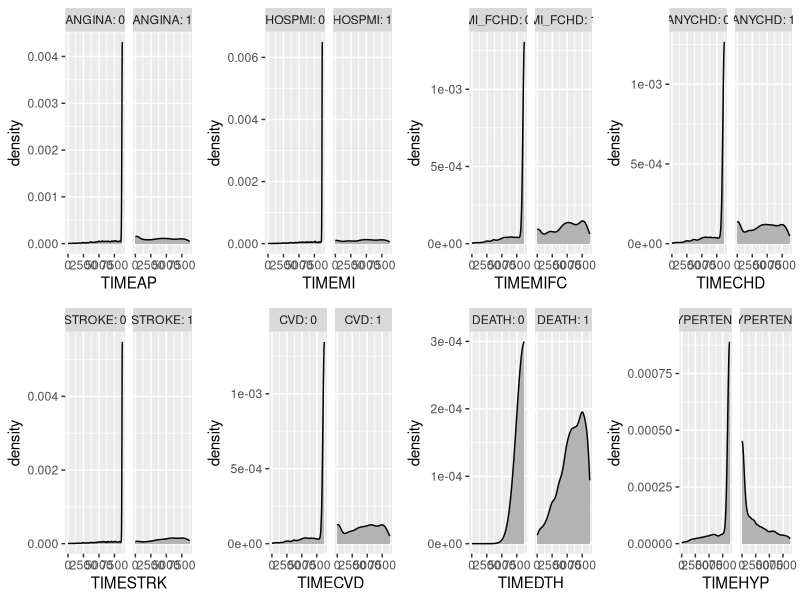

The R source for this figure: (Note: this script raises an error after producing the figure.)
library(ggplot2)
library(tibble)
library(broom)
library(splines)
library(readr)
library(skimr)
library(dplyr)
library(rlang)

set.seed(8088)
framingham_raw <- as_tibble(read.csv("training_data.csv"))


# Framingham is ordered so that lower RANDIDs come first, and when there are
# multiple rows for the same RANDID, the earlier checkups come first.
# This is evidenced by the below check.
all(arrange(framingham_raw[,c("RANDID","TIME")]) == framingham_raw[,c("RANDID","TIME")])

# Thankfully noone attended more than three examinations.
max(table(framingham_raw[,"RANDID"]))


# We use this knowledge to add the column days_till_censoring which shows
# how many years of observation are left until the censoring date. This is
# based on some loose estimate of the censoring date being after 24 years.
# We also drop X since it just counts rows and reencode a bunch of columns
# as factors. Not CVD though since it's our response and so it has to be
# numeric if we want to fit regular lms on it.
framingham_all <- mutate(
    framingham_raw,
    SEX      = factor(SEX,      ordered=TRUE),
    CURSMOKE = factor(CURSMOKE, ordered=TRUE),
    DIABETES = factor(DIABETES, ordered=TRUE),
    BPMEDS   = factor(BPMEDS,   ordered=TRUE),
    educ     = factor(educ,     ordered=TRUE),
    PREVCHD  = factor(PREVCHD,  ordered=TRUE),
    PREVAP   = factor(PREVAP,   ordered=TRUE),
    PREVMI   = factor(PREVMI,   ordered=TRUE),
    PREVSTRK = factor(PREVSTRK, ordered=TRUE),
    PREVHYP  = factor(PREVHYP,  ordered=TRUE),
    PERIOD   = factor(PERIOD,   ordered=TRUE),
    DEATH    = factor(DEATH,    ordered=TRUE),
    ANGINA   = factor(ANGINA,   ordered=TRUE),
    HOSPMI   = factor(HOSPMI,   ordered=TRUE),
    MI_FCHD  = factor(MI_FCHD,  ordered=TRUE),
    ANYCHD   = factor(ANYCHD,   ordered=TRUE),
    STROKE   = factor(STROKE,   ordered=TRUE),
    HYPERTEN = factor(HYPERTEN, ordered=TRUE),
    # We can see that the censoring date was after 8766 days because that's
    # the maximum value in all the TIME* columns, and I think people who didn't
    # have a specific event happen were registered as having it occur after the
    # whole examination period.
    days_till_censoring=8766-TIME,
    X=NULL,
)

# The following expression tells us that over half of the observations
# are in the second and third checkups, so it would be a shame to have to
# throw all that away.
table(framingham_all$PERIOD)


# A list of the correspondences between the times of events
# and the indicators of those events.
timecols <- list(
    TIMEAP   = "ANGINA",
    TIMEMI   = "HOSPMI",
    TIMEMIFC = "MI_FCHD",
    TIMECHD  = "ANYCHD",
    TIMESTRK = "STROKE",
    TIMECVD  = "CVD",
    TIMEDTH  = "DEATH",
    TIMEHYP  = "HYPERTEN"
)

fill = gray(0.7)

# For a column giving the time of occurrence of some event,
# create two plot showing the density of those times.
# One where the indicator is zero and one where it is one.
timeplot <- function(col) {
    indicator <- timecols[[col]]
    ggplot(framingham_all) +
        facet_grid(expr(. ~ !!sym(indicator)), label=label_both) +
        aes_string(col) +
        geom_density(fill=fill)
}

# Create such plots for all the time-to-event columns.
# We see that the distribution are quite different,
# in particular the extremely heavy tail. If the event didn't occur,
# the last moment of contact is registered in the time-to-event column
# instead. So we have to filter the rows out where the event
# didn't occur when making plots of these columns if they are to
# make any sense.
do.call(gridExtra::grid.arrange, c(lapply(names(timecols), timeplot), ncol=4))

# Filter the data such that it only contains the rows
# where some event happened. The parameter col is supposed to
# be the column containing the times to the event, not the indicator
# of the event. E.g. TIMEAP, not ANGINA.
timefilter <- function(col, data=framingham_all, indicator_value=1) {
    indicator <- timecols[[col]]
    filter(data, data[[indicator]] == indicator_value)
}

# Plot the marginal distribution of a column
marginal_plot <- function(col) {
    if (is.factor(framingham[[col]]) | col == "CVD") {
        plot <- ggplot(data=framingham) +
            aes_string(col) +
            xlab(col) +
            ylab("") +
            geom_bar(fill=fill)
    } else {
        if (is.null(timecols[[col]])) {
            data <- framingham
        } else {
            data <- timefilter(col)
        }
        plot <- ggplot(data=data) +
            aes_string(col) +
            xlab(col) +
            ylab("") +
            geom_density(fill=fill)
    }
    plot
}

tmp <- lapply(names(framingham), marginal_plot)
do.call(gridExtra::grid.arrange, c(tmp, ncol=5))

skim(framingham)
